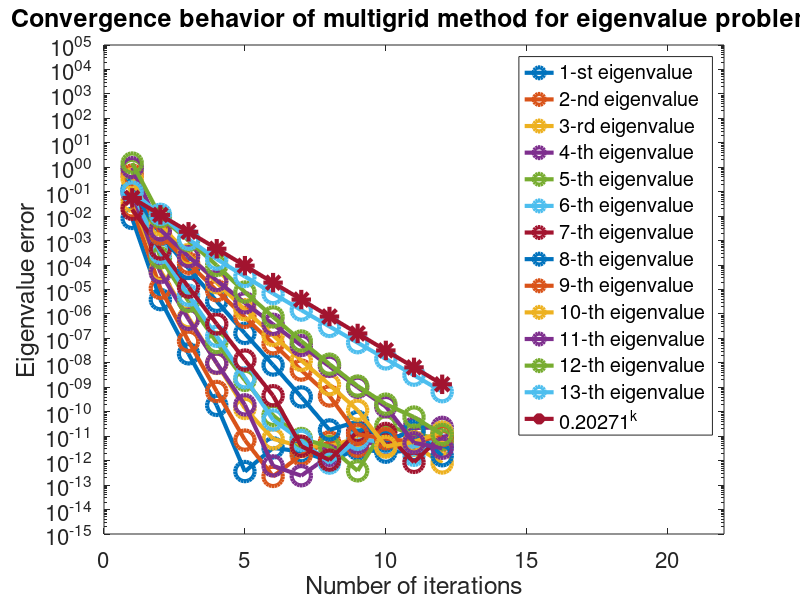
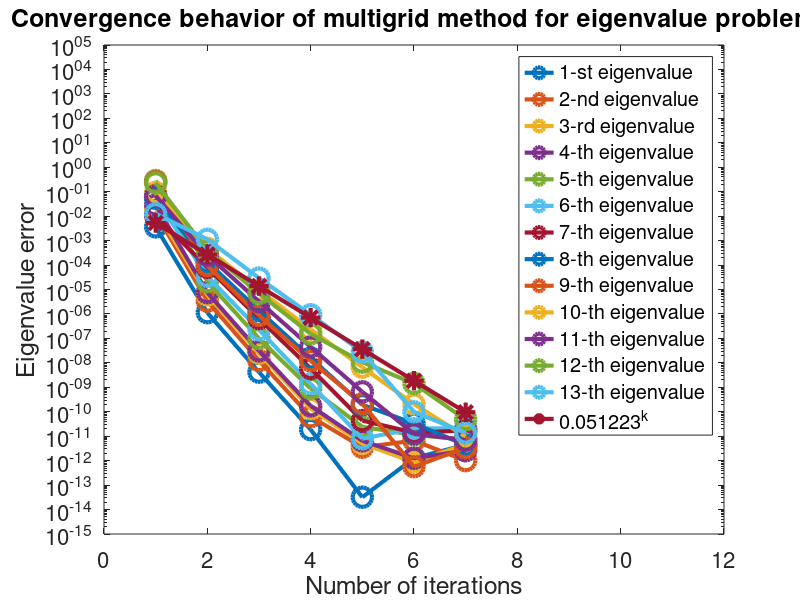
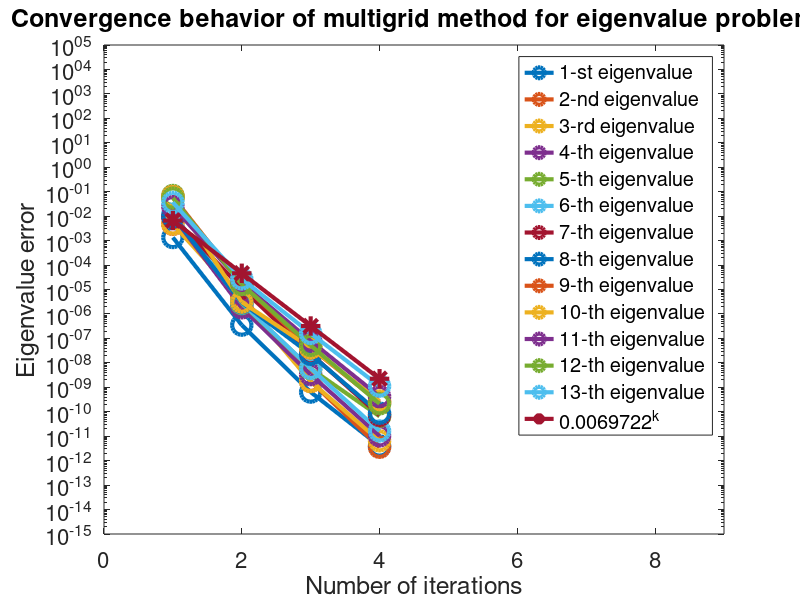
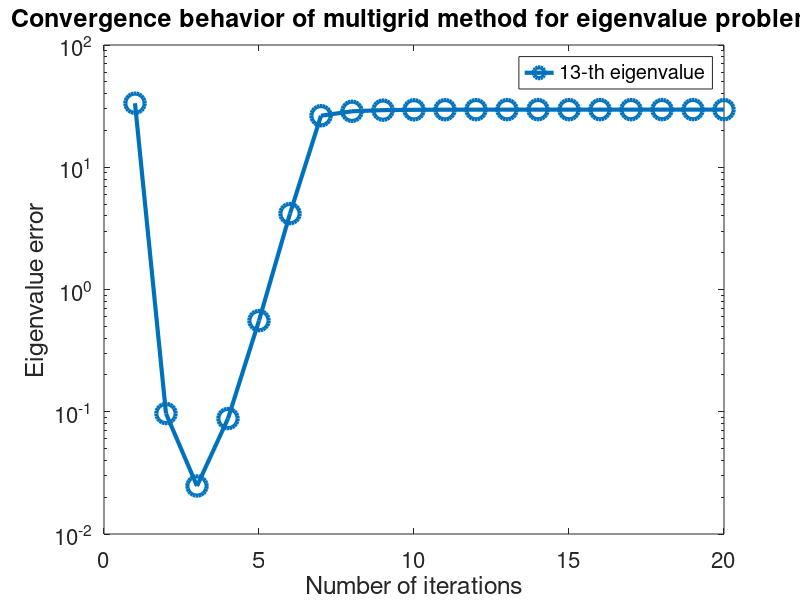

These charts were generated, in order, by the following MATLAB code:
function Error_AMG_Figure

%======Coarse DOF = 141==========================
Err=[
0.00808003729418   0.000003856474535  0.000000023413111  0.000000000182396  0.000000000000359   0.000000000003332  0.000000000002348  0.000000000000981  0.000000000002963   0.000000000002220   0.000000000002618  0.000000000003972
0.02389103918073   0.000011156947970  0.000000076347987  0.000000000675030  0.000000000006921   0.000000000000227  0.000000000001734  0.000000000005890  0.000000000003794   0.000000000008676   0.000000000004611  0.000000000006580
0.04035148260842   0.000059389449603  0.000000707069205  0.000000009496105  0.000000000136417   0.000000000007809  0.000000000003752  0.000000000003887  0.000000000008406   0.000000000003567   0.000000000004164  0.000000000000803
0.08880644119717   0.000049388004840  0.000000603886292  0.000000009696635  0.000000000190965   0.000000000000611  0.000000000000242  0.000000000001606  0.000000000005286   0.000000000005116   0.000000000021728  0.000000000022908
0.81286223843186   0.000198351240940  0.000003284281306  0.000000068007992  0.000000001923695   0.000000000071523  0.000000000008029  0.000000000003737  0.000000000000384   0.000000000026361   0.000000000012633  0.000000000007276
0.10810681298778   0.000316673051856  0.000005833132093  0.000000122402625  0.000000002452538   0.000000000046285  0.000000000006708  0.000000000000796  0.000000000007432   0.000000000005798   0.000000000001663  0.000000000014708
0.01894954759984   0.000451877666393  0.000012485597324  0.000000390485297  0.000000013010009   0.000000000452275  0.000000000003894  0.000000000001052  0.000000000015518   0.000000000012932   0.000000000000853  0.000000000011312
0.12437510438599   0.001810101989065  0.000072686257653  0.000003293462697  0.000000160051997   0.000000008136738  0.000000000402650  0.000000000018048  0.000000000040046   0.000000000006537   0.000000000016428  0.000000000001592
0.47886282039442   0.001844639487786  0.000117741541629  0.000008977374677  0.000000728068073   0.000000060365323  0.000000005051049  0.000000000440849  0.000000000011937   0.000000000007901   0.000000000005855  0.000000000010601
0.33542247520657   0.004324401881775  0.000267257334770  0.000018953319653  0.000001501142975   0.000000131805763  0.000000012596558  0.000000001286622  0.000000000115534   0.000000000003837   0.000000000005883  0.000000000014893
0.96679485368406   0.002766937016133  0.000220838062859  0.000023202889963  0.000002840273311   0.000000375559637  0.000000051429936  0.000000007176595  0.000000000996636   0.000000000161918   0.000000000005372  0.000000000003212
1.48465260692518   0.009515952362364  0.001002316607412  0.000096638853790  0.000007839202539   0.000000756033074  0.000000078139692  0.000000008814197  0.000000001123567   0.000000000204011   0.000000000060709  0.000000000011738
0.09670170839905   0.011848831310800  0.001145828192932  0.000174395259194  0.000034135940609   0.000006848840599  0.000001437051168  0.000000308310035  0.000000066801903   0.000000014507862   0.000000003138325  0.000000000662169];

figure(1)
Steps = size(Err,2);
Num_Eig = size(Err,1);
% %--------------------------------------------------------------------------
for i = 1 : Num_Eig
    semilogy(1:Steps,Err(i,1:Steps),'-o','LineWidth',3,'markersize',14)
    hold on
end
% %--------------------------------------------------------------------------
[val,ind] = max(Err(:,end));
r = Err(ind,end)/Err(ind,3);
r = exp(log(r)/(Steps-3));
% %--------------------------------------------------------------------------
%semilogy(1:Steps,Err(end,2)/(r^2)*r.^([1:Steps]),'-*','LineWidth',3,'markersize',14)
semilogy(1:Steps,2*Err(ind,3)/(r^3)*r.^([1:Steps]),'-*','LineWidth',3,'markersize',14)
hold off
% %--------------------------------------------------------------------------
word = {'1-st eigenvalue', '2-nd eigenvalue', '3-rd eigenvalue '};
for i = 4 : Num_Eig
    word = [word,{[num2str(i) '-th eigenvalue']}];    
end
word1 = [num2str(r) '^k'];
word = [word,{word1}];
legend(word);
set(gca, 'FontSize', 16)
title('Convergence behavior of multigrid method for eigenvalue problem','fontsize',18)
xlabel('Number of iterations','fontsize',18)
ylabel('Eigenvalue error','fontsize',18)
axis([0 22, 1e-15 1e5])


%================Coarse DOF = 542==============
Err=[
0.003636473802732  0.000001127419523  0.000000004155844  0.000000000018606   0.000000000000032   0.000000000001265  0.000000000004430
0.013079349906903  0.000003360010972  0.000000012488350  0.000000000062727   0.000000000003539   0.000000000006594  0.000000000001002
0.017884913371596  0.000005975615842  0.000000024678528  0.000000000134435   0.000000000005009   0.000000000000853  0.000000000004690
0.028815232384275  0.000007421230535  0.000000030859212  0.000000000173529   0.000000000006494   0.000000000001251  0.000000000002558
0.285523012924628  0.000020931619702  0.000000098887128  0.000000000890410   0.000000000024258   0.000000000011212  0.000000000007375
0.053656604994373  0.000034574979082  0.000000227436800  0.000000001384905   0.000000000007944   0.000000000020364  0.000000000021672
0.010475684965314  0.000080158320884  0.000000650447305  0.000000005838331   0.000000000043514   0.000000000013983  0.000000000017167
0.054628708438770  0.000135629835597  0.000001374865633  0.000000015942049   0.000000000192301   0.000000000033111  0.000000000004320
0.255249623275034  0.000094797098086  0.000000868104394  0.000000012100060   0.000000000214300   0.000000000000568  0.000000000003354
0.093371845546898  0.000481221972109  0.000009519014327  0.000000233190633   0.000000006604409   0.000000000204494  0.000000000009663
0.068084942751995  0.000252941904478  0.000003252055933  0.000000044880153   0.000000000652506   0.000000000012420  0.000000000006935
0.229023606373403  0.000396589369416  0.000006902713324  0.000000152791273   0.000000010616588   0.000000001428390  0.000000000047521
0.012502754085574  0.001132524351846  0.000029408310041  0.000000929849278   0.000000027320169   0.000000000099448  0.000000000013557];

figure(2)
Steps = size(Err,2);
Num_Eig = size(Err,1);
% %--------------------------------------------------------------------------
for i = 1 : Num_Eig
    semilogy(1:Steps,Err(i,1:Steps),'-o','LineWidth',3,'markersize',14)
    hold on
end
% %--------------------------------------------------------------------------
[val,ind] = max(Err(:,end));
r = Err(ind,end)/Err(ind,3);
r = exp(log(r)/(Steps-3));
% %--------------------------------------------------------------------------
%semilogy(1:Steps,Err(end,2)/(r^2)*r.^([1:Steps]),'-*','LineWidth',3,'markersize',14)
semilogy(1:Steps,2*Err(ind,3)/(r^3)*r.^([1:Steps]),'-*','LineWidth',3,'markersize',14)
hold off
% %--------------------------------------------------------------------------
word = {'1-st eigenvalue', '2-nd eigenvalue', '3-rd eigenvalue'};
for i = 4 : Num_Eig
    word = [word,{[num2str(i) '-th eigenvalue']}];    
end
word1 = [num2str(r) '^k'];
word = [word,{word1}];
legend(word);
set(gca, 'FontSize', 16)
title('Convergence behavior of multigrid method for eigenvalue problem','fontsize',18)
xlabel('Number of iterations','fontsize',18)
ylabel('Eigenvalue error','fontsize',18)
axis([0 12, 1e-15 1e5])

%========Coarse DOF=2109=======
Err=[
0.001342766826220  0.000000349889014  0.000000000638654  0.000000000003972  0.000000000001410
0.004654661453671  0.000005588012826  0.000000001763780  0.000000000003539  0.000000000000469
0.004758975608013  0.000003683057457  0.000000001726335  0.000000000006509  0.000000000002679
0.009918026241380  0.000001789626907  0.000000003311769  0.000000000010317  0.000000000015788
0.069689764172097  0.000002671744397  0.000000005844029  0.000000000065029  0.000000000004121
0.012341816329524  0.000002823875263  0.000000005954931  0.000000000016428  0.000000000006281
0.008994766451622  0.000011381256485  0.000000023830751  0.000000000070600  0.000000000011937
0.009752496159962  0.000002886215441  0.000000022264715  0.000000000087056  0.000000000016541
0.062329253903897  0.000016475907842  0.000000040863284  0.000000000239993  0.000000000016968
0.062185620301904  0.000003051919919  0.000000041292168  0.000000000274952  0.000000000013983
0.024438399022529  0.000018626865938  0.000000078458925  0.000000000420840  0.000000000003411
0.055073247949252  0.000015981016020  0.000000051565252  0.000000000211799  0.000000000025665
0.036437353455312  0.000027225150319  0.000000160310634  0.000000001117712  0.000000000013273];

Err = Err(:,1:end-1);

sum(Err)

figure(3)
Steps = size(Err,2);
Num_Eig = size(Err,1);
% %--------------------------------------------------------------------------
for i = 1 : Num_Eig
    semilogy(1:Steps,Err(i,1:Steps),'-o','LineWidth',3,'markersize',14)
    hold on
end
% %--------------------------------------------------------------------------
[val,ind] = max(Err(:,end));
r = Err(ind,end)/Err(ind,3);
r = exp(log(r)/(Steps-3));
% %--------------------------------------------------------------------------
%semilogy(1:Steps,Err(end,2)/(r^2)*r.^([1:Steps]),'-*','LineWidth',3,'markersize',14)
semilogy(1:Steps,2*Err(ind,3)/(r^3)*r.^([1:Steps]),'-*','LineWidth',3,'markersize',14)
hold off
% %--------------------------------------------------------------------------
word = {'1-st eigenvalue', '2-nd eigenvalue','3-rd eigenvalue'};
for i = 4 : Num_Eig
    word = [word,{[num2str(i) '-th eigenvalue']}];    
end
word1 = [num2str(r) '^k'];
word = [word,{word1}];
legend(word);
set(gca, 'FontSize', 16)
title('Convergence behavior of multigrid method for eigenvalue problem','fontsize',18)
xlabel('Number of iterations','fontsize',18)
ylabel('Eigenvalue error','fontsize',18)
axis([0 9, 1e-15 1e5])

%======For the 13-th eigenvalue: Coarse DOF=141=====
Err= [
33.396063442607215
 0.096701724751227
 0.024696155846328
 0.087968905535121
 0.556346237804576
 4.177650269499480
26.400947256828516
28.690832619091253
29.324592628931157
29.505462058072766
29.566015522604715
29.589390731649900
29.599652726185269
29.604550916575050
29.607002012062026
29.608287982174431
29.608980157177996
29.609393935367478
29.609667161537658
29.609897673982630];

figure(4)
Err=Err';
[val,ind] = max(Err(end,:));
Steps = size(Err,2);
Num_Eig = size(Err,1);
% %--------------------------------------------------------------------------
for i = 1 : Num_Eig
    semilogy(1:Steps,Err(i,1:Steps),'-o','LineWidth',3,'markersize',14)
    hold on
end

% r = Err(ind,end)/Err(ind,3);
% r = exp(log(r)/(Steps-3));
% % %------------------------------------------------------------------------
% semilogy(1:Steps,2*Err(ind,3)/(r^3)*r.^([1:Steps]),'-*','LineWidth',3,'markersize',14)
hold off
% %--------------------------------------------------------------------------
word = {'13-th eigenvalue'};
% word1 = [num2str(r) '^k'];
% word = [word,{word1}];
legend(word);
set(gca, 'FontSize', 16)
title('Convergence behavior of multigrid method for eigenvalue problem','fontsize',18)
xlabel('Number of iterations','fontsize',18)
ylabel('Eigenvalue error','fontsize',18)


%=====For one eigenvalue: COarse DOF = 542======
Err=[
14.013401786984275
 0.012502772644581
 0.000580492392118
 0.000020337886525
 0.000000654582863
 0.000000015189784
 0.000000006603358
 0.000000007394704
 0.000000007445124
 0.000000007419942
 0.000000007398910
 0.000000007397773
 0.000000007369096
 0.000000007361820
 0.000000007366111
 0.000000007316061
 0.000000007313702
 0.000000007359517
 0.000000007315492
 0.000000007307221];

figure(5)
Err=Err';
[val,ind] = max(Err(end,:));
Steps = size(Err,2);
Num_Eig = size(Err,1);
% %--------------------------------------------------------------------------
for i = 1 : Num_Eig
    semilogy(1:Steps,Err(i,1:Steps),'-o','LineWidth',3,'markersize',14)
    hold on
end

% r = Err(ind,end)/Err(ind,3);
% r = exp(log(r)/(Steps-3));
% % %------------------------------------------------------------------------
% semilogy(1:Steps,2*Err(ind,3)/(r^3)*r.^([1:Steps]),'-*','LineWidth',3,'markersize',14)
hold off
% %--------------------------------------------------------------------------
word = {'13-th eigenvalue'};
%word1 = [num2str(r) '^k'];
%word = [word,{word1}];
legend(word);
set(gca, 'FontSize', 16)
title('Convergence behavior of multigrid method for eigenvalue problem','fontsize',18)
xlabel('Number of iterations','fontsize',18)
ylabel('Eigenvalue error','fontsize',18)


%===========For one eigenvalue, Coarse DOF = 2109===
Err=[
3.931593875710604
0.055073308449977
0.000014327966369
0.000000031038525
0.000000002872781
0.000000000115506];

figure(6)
Err=Err';
[val,ind] = max(Err(end,:));
Steps = size(Err,2);
Num_Eig = size(Err,1);
% %--------------------------------------------------------------------------
for i = 1 : Num_Eig
    semilogy(1:Steps,Err(i,1:Steps),'-o','LineWidth',3,'markersize',14)
    hold on
end

r = Err(ind,end)/Err(ind,3);
r = exp(log(r)/(Steps-3));
% %------------------------------------------------------------------------
semilogy(1:Steps,2*Err(ind,3)/(r^3)*r.^([1:Steps]),'-*','LineWidth',3,'markersize',14)
hold off
% %--------------------------------------------------------------------------
word = {'13-th eigenvalue'};
word1 = [num2str(r) '^k'];
word = [word,{word1}];
legend(word);
set(gca, 'FontSize', 16)
title('Convergence behavior of multigrid method for eigenvalue problem','fontsize',18)
xlabel('Number of iterations','fontsize',18)
ylabel('Eigenvalue error','fontsize',18)
